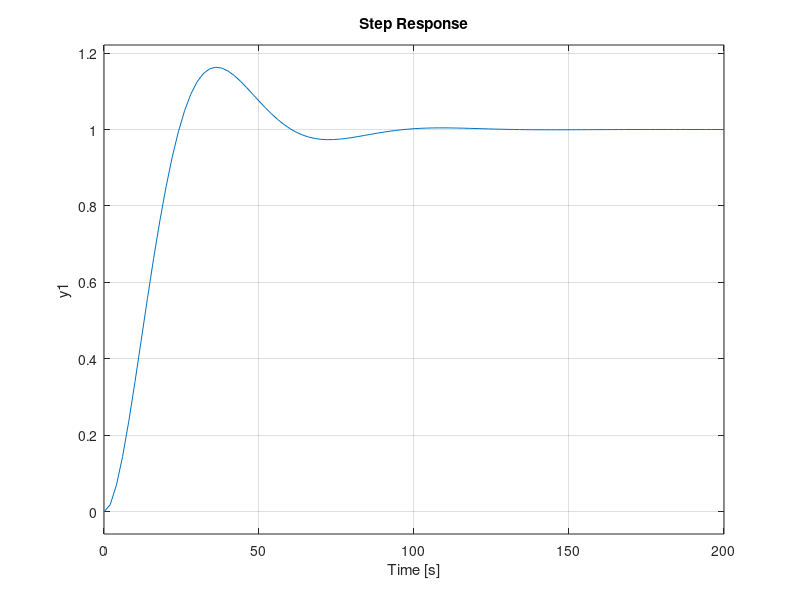

The MATLAB script that drew this image:
close all;
clear all;
clc;

mass = 1000;
spring = 10;
damper = 100;

num = [10];
den = [mass,damper,spring];

s = tf(num,den);

step ( s );

% syms s t 
% 
% snum = poly2sym(num, s)                                     % Symbolic Numerator Polynomial
% sden = poly2sym(den, s)                                     % Symbolic Denominator Polynomial
% FT_time_domain = ilaplace(snum/sden)                        % Inverse Laplace Transform
% FT_time_domain = simplify(FT_time_domain, 'Steps',10)       % Simplify To Get Nice Result
% FT_time_domain = collect(FT_time_domain, exp(-t))           % Optional Further Factorization

